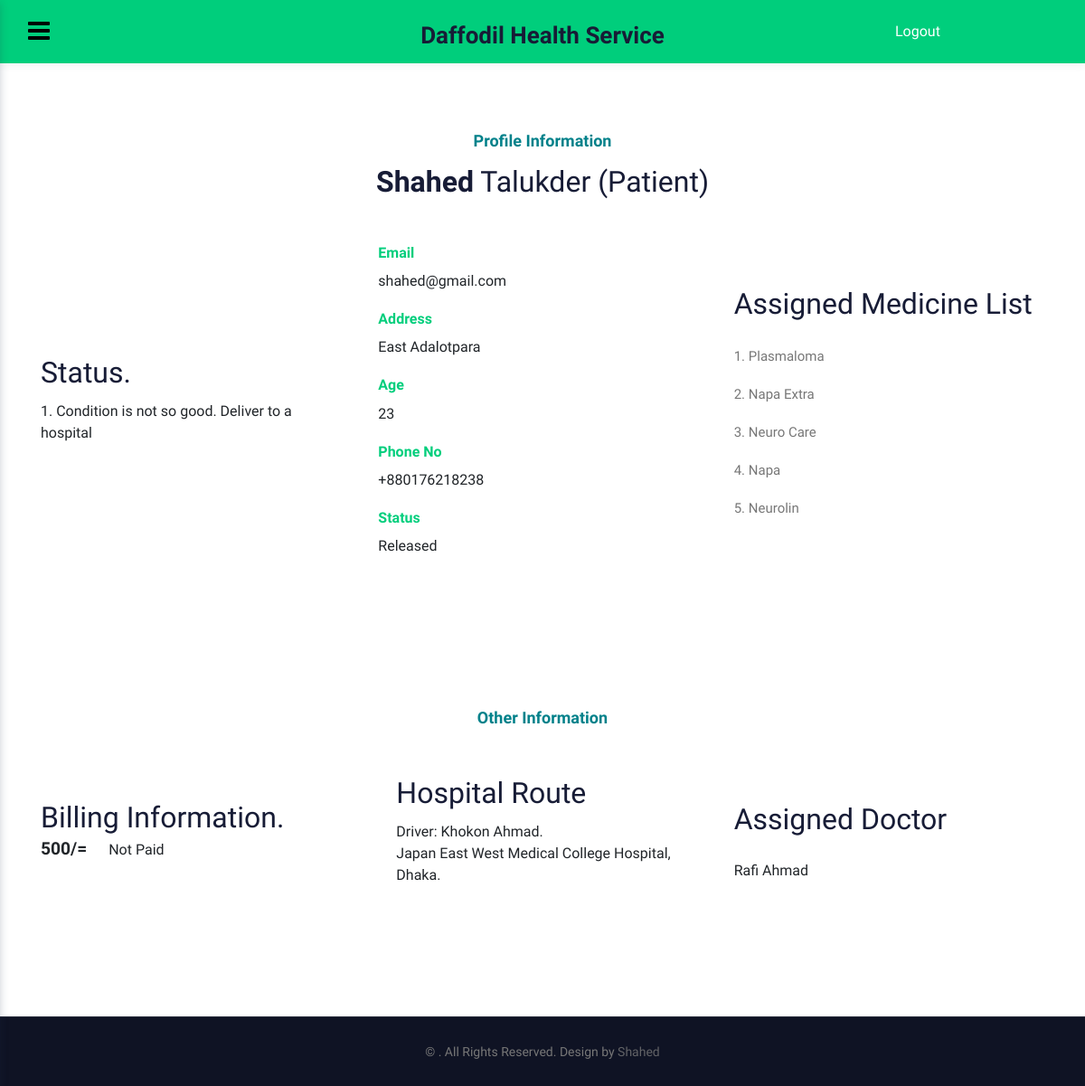
Page /patient/profile/ (signed in) on the earlier database version.
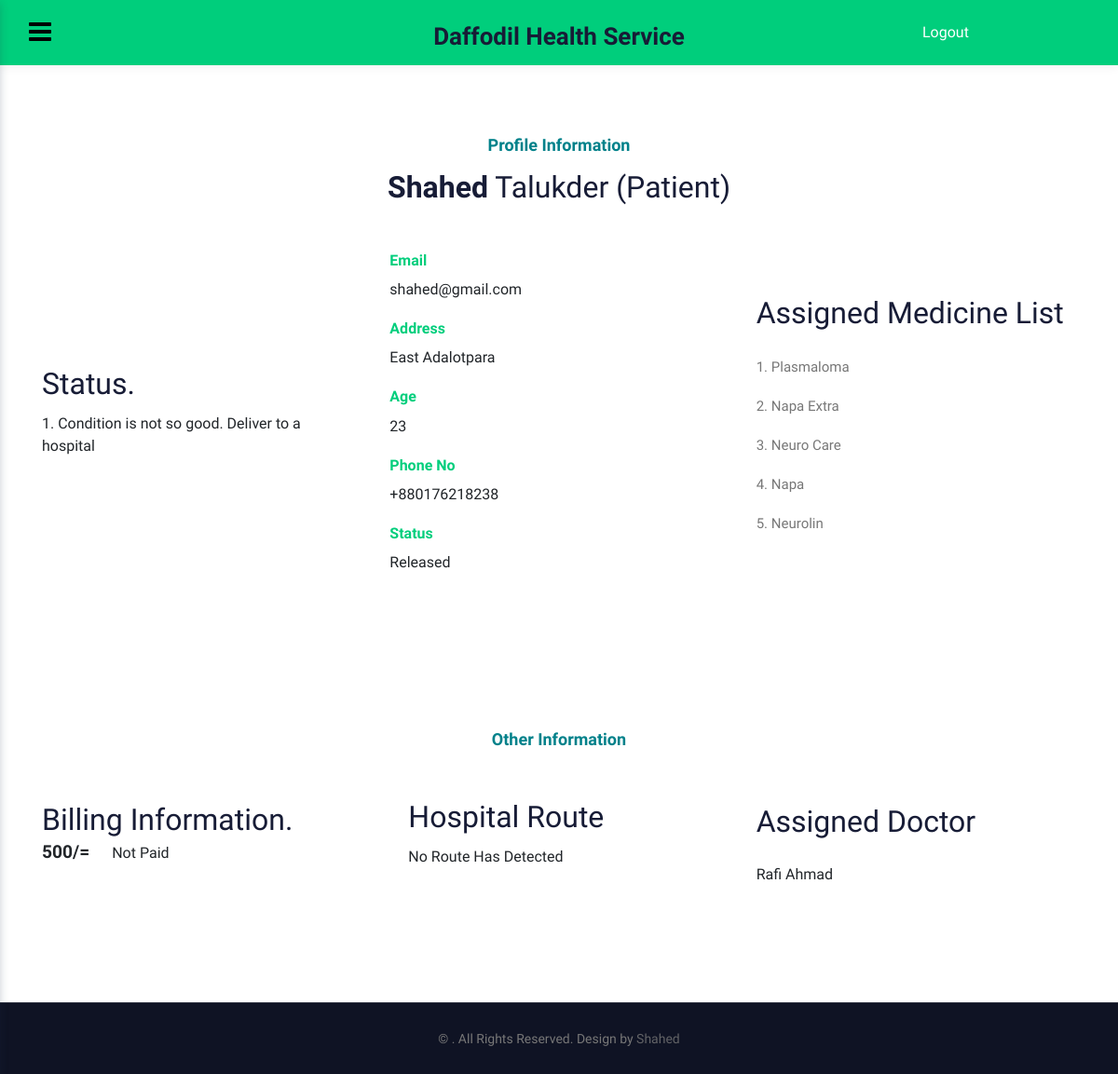
Same page on the later database version.
### main/models.py (models this page shows, shortened)
class ConditionInfo(models.Model):
    id = models.AutoField(primary_key=True)
    patient = models.ForeignKey(Student, on_delete=models.CASCADE)
    patient_condition = models.CharField(max_length=300, blank=True, null=True)
    emergency_condition = models.BooleanField(default=False)
    solve = models.BooleanField(default=False)
    class Meta:
        db_table = 'condition_info'

class Medicine(models.Model):
    medicine_name = models.CharField(max_length=120, blank=True, null=True)
    company_name = models.ManyToManyField(MedicineCompany, related_name='company')
    class Meta:
        db_table = 'medicine_info'

class BillingInfo(models.Model):
    patient = models.OneToOneField(Student, on_delete=models.CASCADE, primary_key=True)
    driver = models.ForeignKey(Driver, on_delete=models.CASCADE, blank=True, null=True)
    bill = models.CharField(max_length=120,blank=True, null=True)
    patient_paid = models.BooleanField(default=False)
    paid_driver = models.BooleanField(default=False)
    class Meta:
        db_table = "billing_info"

class HospitalRoute(models.Model):
    driver = models.OneToOneField(Driver, on_delete=models.CASCADE, primary_key=True)
    patient = models.ForeignKey(Student, on_delete=models.CASCADE, blank=True, null=True)
    hospital_name = models.ForeignKey(HospitalName, on_delete=models.CASCADE, blank=True, null=True)
    deliverd = models.BooleanField(default=False)
    class Meta:
        db_table = 'hospital_route'

class Driver(models.Model):
    driver_id = models.CharField(max_length=120, blank=True, null=True, unique=True)
    user = models.OneToOneField(User, on_delete=models.CASCADE, primary_key=True, related_name="driver")
    full_name = models.CharField(max_length=200, blank=True, null=True)
    address = models.CharField(max_length=200, blank=True, null=True)
    age = models.CharField(max_length=200, blank=True, null=True)
    phone_no = models.CharField(max_length=200, blank=True, null=True)
    on_duty = models.BooleanField(default=False)
    class Meta:
        db_table = "driver_info"

class HospitalName(models.Model):
    hospital_name = models.CharField(max_length=120, blank=True, null=True)
    class Meta:
        db_table = "hospitals"
    def __str__(self):
        return self.hospital_name

class AssignedDoctor(models.Model):
    patient = models.OneToOneField(Student, on_delete=models.CASCADE, primary_key=True)
    doctor = models.ForeignKey(Doctor, on_delete=models.CASCADE, blank=True, null=True, related_name="doctor")
    class Meta:
        db_table = "assigned_doctor"

class Doctor(models.Model):
    employee_id = models.CharField(max_length=120, blank=True, null=True, unique=True)
    user = models.OneToOneField(User, on_delete=models.CASCADE, primary_key=True, related_name="doctor")
    full_name = models.CharField(max_length=200,blank=True, null=True)
    address = models.CharField(max_length=300, blank=True, null=True)
    age = models.CharField(max_length=3, blank=True, null=True)
    phone_no = models.CharField(max_length=100, blank=True, null=True)
    class Meta:
        db_table = "doctor_info"

### student/views.py (the view)
# urls.py: path('profile/', views.user_profile, name="user_profile"),
def profile(request):
    if request.user.is_authenticated and request.user.is_student:
        pat = Student.objects.filter(pk=request.user.pk)
        medicines = AssignMedicine.objects.filter(student=pat[0].user.pk)
        report = ConditionInfo.objects.filter(patient=pat[0].user.pk)
        bill = BillingInfo.objects.filter(patient=pat[0].user.pk)
        hospitalroute = HospitalRoute.objects.filter(patient=pat[0].user.pk, deliverd=False)
        doctors = AssignedDoctor.objects.filter(patient=pat[0].user.pk)
        medicines_new = []
        for i in medicines:
            for j in i.medicine.all():
                if j.medicine_name not in medicines_new:
                    medicines_new.append(j.medicine_name)
        context = {"title": "Profile | {}".format(pat[0].full_name), 'patient': pat[0], 'medicine_name': medicines_new, 'report': report, 'bill': bill, 'doctor': doctors,'hosp':hospitalroute}
        return render(request, 'patient_profile.html', context)
    else:
        return redirect('/patient/home')

### student/templates/patient_profile.html (shortened to what the changed rows need)
{%extends 'patient_base.html'%}
{%load static%}
{%block main_content%}
<section class="w3l-about1 py-5" id="intro">
    <div class="new-block top-bottom py-md-4">
        <div class="container">
            <div class="row mt-lg-5 mt- align-items-center">
                <div class="col-lg-4 middle-section text-left">
                    <div class="section-width mb-lg-4">
                        {%if report%}
                        {%for i in report%}
                        <ul>
                            <li>{{forloop.counter}}. <span>{{i.patient_condition}}</span></li>
                        </ul>
                        {%endfor%}
                        {%endif%}
                    </div>
                </div>
                <div class="col-lg-4 right-section">
                    <h3 class="hny-title">Assigned Medicine List</h3>
                    <br>
                    {%for i in medicine_name%}
                    <p class="p-ab">{{forloop.counter}}. {{i}}</p>
                    {%empty%}
                    <p class="p-ab">No Medicine Needed</p>
                    {%endfor%}
                </div>
            </div>
        </div>
    </div>
</section>
<section class="w3l-about1 py-5" id="intro">
    <div class="new-block top-bottom py-md-4">
        <div class="container">
            <div class="row mt-lg-5 mt- align-items-center">
                <div class="col-lg-4 middle-section text-left">
                    <div class="section-width mb-lg-4">
                        <h3 class="hny-title">Billing Information.</h3>
                        {%for i in bill%}
                        <span id="amount">{{i.bill}}/=</span>
                        {%if i.paid == True%}
                        <span id="status">Paid</span>
                        {%else%}
                        <span id="status">Not Paid</span>
                        {%endif%}
                        {%empty%}
                        <span id="status">No Bill</span>
                        {%endfor%}
                    </div>
                </div>
                <div class="col-lg-4 left-section my-lg-0 my-4 pr-lg-4">
                    <div class="section-width mb-lg-4">
                        {%for i in hosp%}
                        <ul>
                            <li><span>Driver: {{i.driver.full_name}}. <br> </span>{{i.hospital_name}}</li>
                        </ul>
                        {%empty%}
                        <ul>
                            <li>No Route Has Detected</li>
                        </ul>
                        {%endfor%}
                    </div>
                </div>
                <div class="col-lg-4 right-section">
                    {%if doctor%}
                    <h3 class="hny-title">Assigned Doctor</h3>
                    <br>
                    {%for i in doctor%}
                    <span>{{i.doctor.full_name | title}}</span>
                    {%endfor%}
                </div>
                {%endif%}
            </div>
        </div>
    </div>
</section>
{%endblock main_content%}

Differences in the rows shown:
no longer on this page (row edited): HospitalRoute: driver.full_name "Khokon Ahmad", hospital_name "Japan East West Medical College Hospital, Dhaka."
Other differences:
text now shown: "No Route Has Detected"
